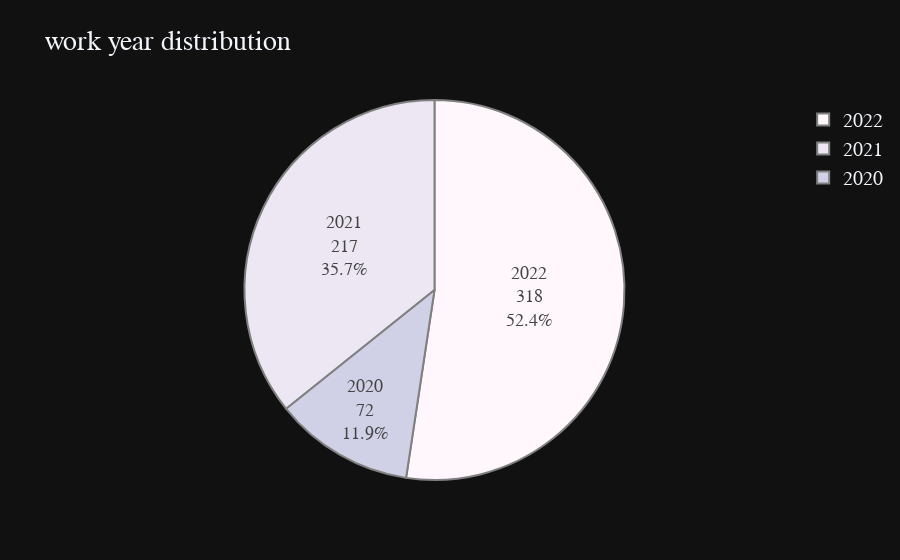

This figure's notebook cell:
### Markdown cell above
## 2.2.1 Work Year

### Code cell
wkyear = df['work_year'].value_counts()
fig = px.pie(values=wkyear.values, 
             names=wkyear.index, 
             color_discrete_sequence=px.colors.sequential.PuBu,
             title= 'work year distribution',template='plotly_dark')
fig.update_traces(textinfo='label+percent+value', textfont_size=18,
                  marker=dict(line=dict(color='#100000', width=0.2)))

fig.data[0].marker.line.width = 2
fig.data[0].marker.line.color='gray'
fig.update_layout(
    font=dict(size=20,family="Franklin Gothic"))
fig.show()

### Figure 1 — Plotly figure (JSON) as saved in the notebook; plotly's stock layout.template omitted (floating-point values rounded to 4 significant figures)
{"data": [{"domain": {"x": [0, 1], "y": [0, 1]}, "hovertemplate": "label=%{label}<br>value=%{value}<extra></extra>", "labels": [2022, 2021, 2020], "legendgroup": "", "marker": {"line": {"color": "gray", "width": 2}}, "name": "", "showlegend": true, "textfont": {"size": 18}, "textinfo": "label+percent+value", "type": "pie", "values": [318, 217, 72]}], "layout": {"font": {"family": "Franklin Gothic", "size": 20}, "legend": {"tracegroupgap": 0}, "piecolorway": ["rgb(255,247,251)", "rgb(236,231,242)", "rgb(208,209,230)", "rgb(166,189,219)", "rgb(116,169,207)", "rgb(54,144,192)", "rgb(5,112,176)", "rgb(4,90,141)", "rgb(2,56,88)"], "title": {"text": "work year distribution"}}}
